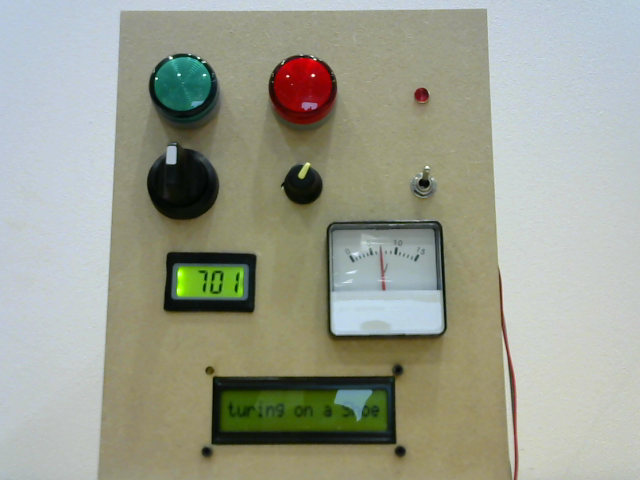
#> input picture B1andB2/newimage.png, 640 x 480 px
$ python -i functions_1.py   (imports and definitions only)
#> lines starting #> are read from the running program, lines starting #| are printed output that depends on the picture
#> further down, picture is the input picture: shape (480, 640, 3); mean B, G, R 144.3, 159.3, 156
#import the libraries
import numpy as np
import matplotlib.pyplot as plt
import cv2

def edge_detection (image):
    # image is cropped grayscale original image
    return cv2.Canny(image,100,200)

def dilate_then_erode (image):
    # image is output of edge_detection
    kernel = np.ones((5,5),np.uint8)

    dilation = cv2.dilate(image,kernel,iterations = 2)
    erode = cv2.erode(dilation,kernel,iterations = 1)
    return erode

def fill (image):
    # image is output of dilate_then_erode
    # (input "image" is white on black so that "erode_inversed" is black on white)
    erode_inversed = cv2.bitwise_not(image)
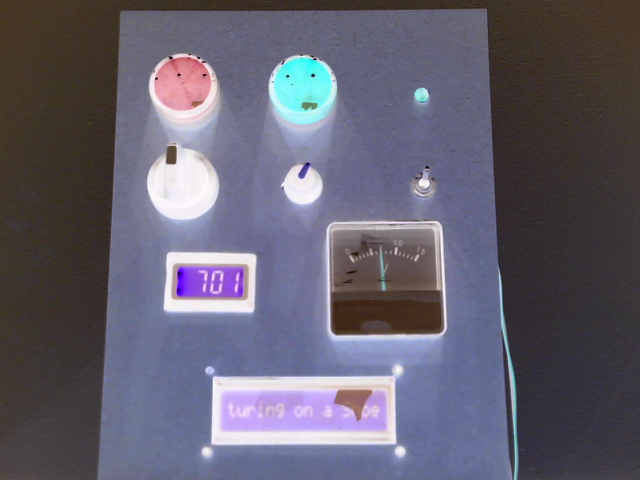
#> erode_inversed: shape (480, 640, 3); mean B, G, R 110.7, 95.7, 99

    # Threshold.
    # Set values equal to or above 220 to 0.
    # Set values below 220 to 255.
    th, im_th = cv2.threshold(erode_inversed, 220, 255, cv2.THRESH_BINARY_INV)
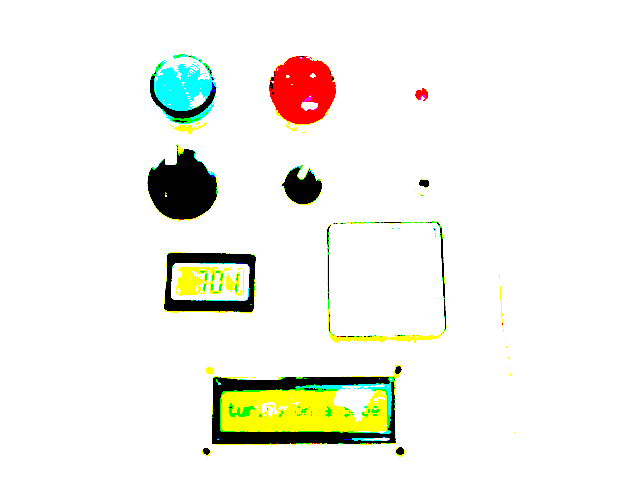
#> im_th: shape (480, 640, 3); mean B, G, R 234.6, 242.3, 241.8

    # Copy the thresholded image.
    im_floodfill = im_th.copy()

    # Mask used to flood filling.
    # Notice the size needs to be 2 pixels than the image.
    h, w = im_th.shape[:2]
#> h = 480; w = 640
    mask = np.zeros((h+2, w+2), np.uint8)

    # Floodfill from point (0, 0)
    cv2.floodFill(im_floodfill, mask, (0,0), 255)
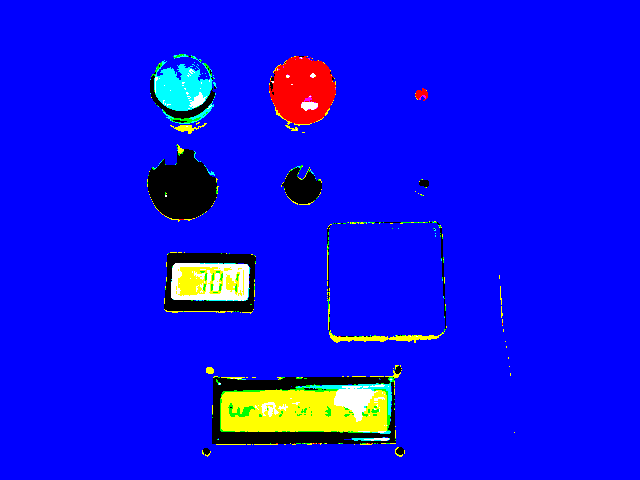
#> im_floodfill: shape (480, 640, 3); mean B, G, R 234.6, 12.8, 12.3

    # Invert floodfilled image
    im_floodfill_inv = cv2.bitwise_not(im_floodfill)
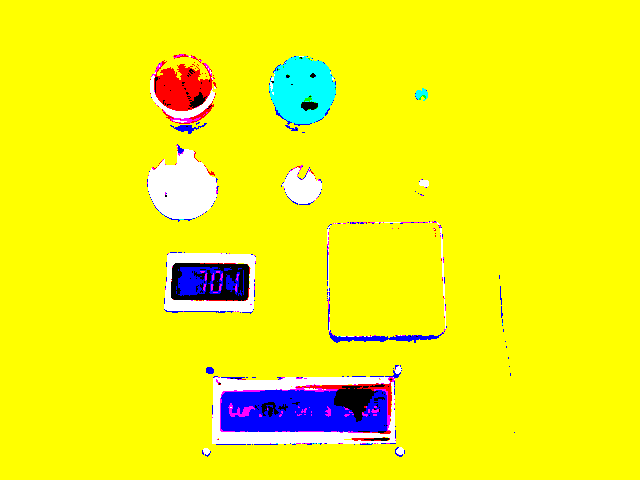
#> im_floodfill_inv: shape (480, 640, 3); mean B, G, R 20.4, 242.2, 242.7

    # Combine the two images to get the foreground.
    im_out = im_th | im_floodfill_inv
#> im_out: shape (480, 640, 3); every value is 255

    # im_out is the filled in white on black image
    return im_out

def create_img_sections (image_detect, image_display):
    # image_detect is the im_out from fill function
    # image_display is the original image in colour

    # convert the grayscale image to binary image
    ret,thresh = cv2.threshold(image_detect,127,255,0)

    # find contours in the binary image
    contours, heirarchy = cv2.findContours(thresh,cv2.RETR_TREE,cv2.CHAIN_APPROX_SIMPLE)
    rectangle_coords = []
    for c in contours:

        # creating adding rectangles
        x,y,w,h = cv2.boundingRect(c)
        if w/h < 0.1 or w/h > 10:
            pass
        else:
            rectangle_coords.append((x, y, w, h))
    return rectangle_coords


>>> import cv2
>>> picture = cv2.imread('../newimage.png')
>>> result = fill(picture)

$ run again, on B1andB2/lobotomy.png
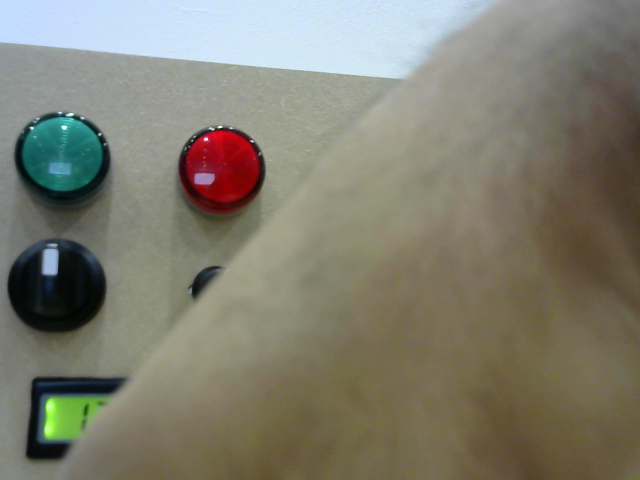
#> input picture B1andB2/lobotomy.png, 640 x 480 px
#> picture is the input picture: shape (480, 640, 3); mean B, G, R 111.8, 125.7, 127.4
#> in fill, `cv2.floodFill(im_floodfill, mask, (0,0), 255)`:
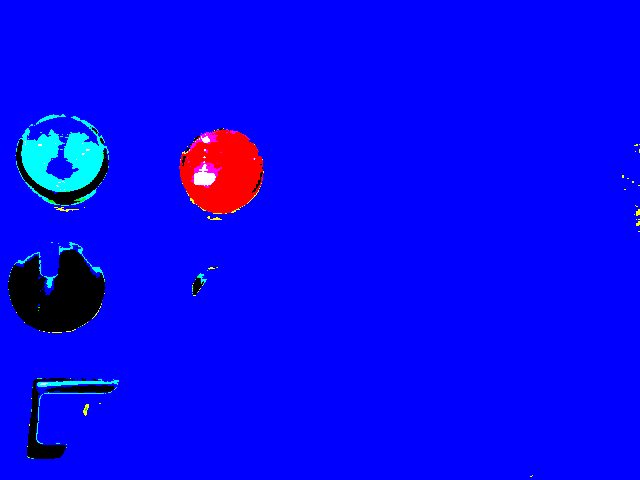
#> im_floodfill: shape (480, 640, 3); mean B, G, R 244, 4.4, 4.8
#> in fill, `im_floodfill_inv = cv2.bitwise_not(im_floodfill)`:
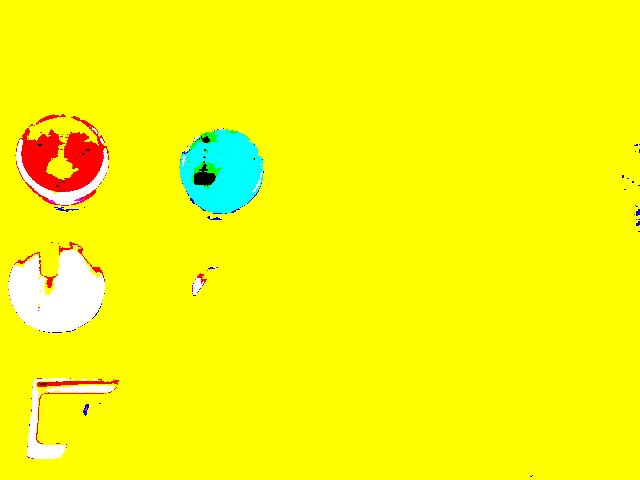
#> im_floodfill_inv: shape (480, 640, 3); mean B, G, R 11, 250.6, 250.2
#> im_out: shape (480, 640, 3); every value is 255

$ run again, on B1andB2/samplepic.png
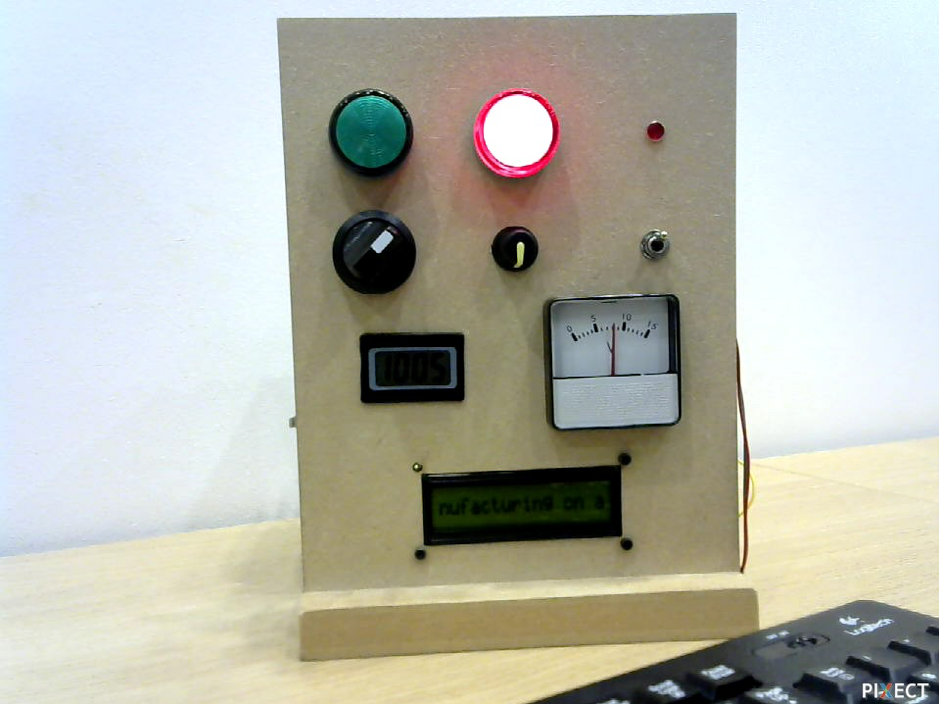
#> input picture B1andB2/samplepic.png, 939 x 704 px
#> picture is the input picture: shape (704, 939, 3); mean B, G, R 172.2, 182.7, 181.4
#> in fill, `cv2.floodFill(im_floodfill, mask, (0,0), 255)`:
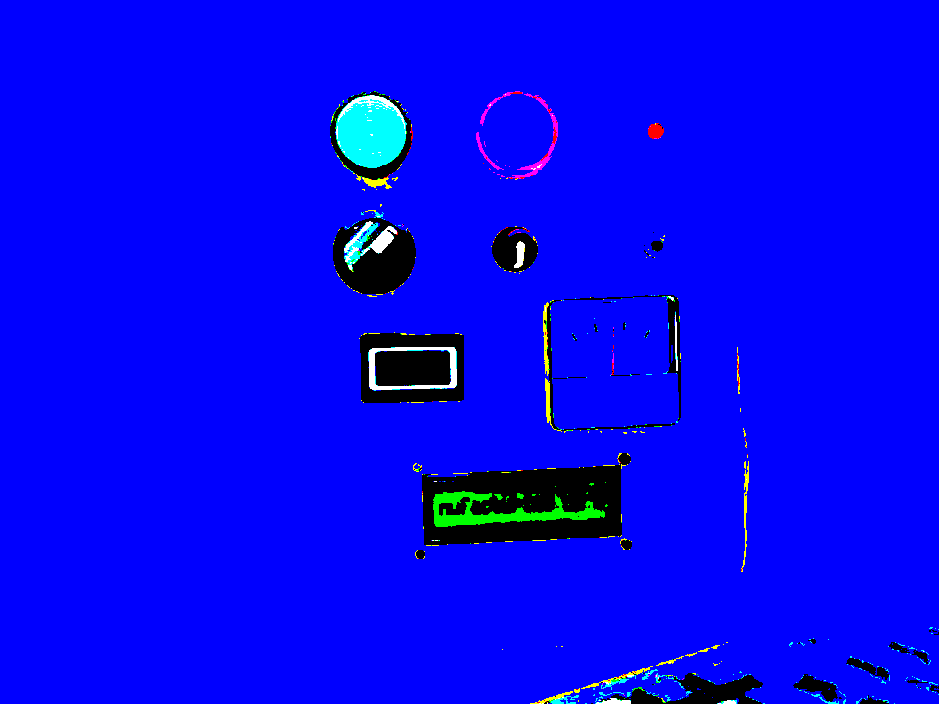
#> im_floodfill: shape (704, 939, 3); mean B, G, R 241.6, 4.8, 2.3
#> in fill, `im_floodfill_inv = cv2.bitwise_not(im_floodfill)`:
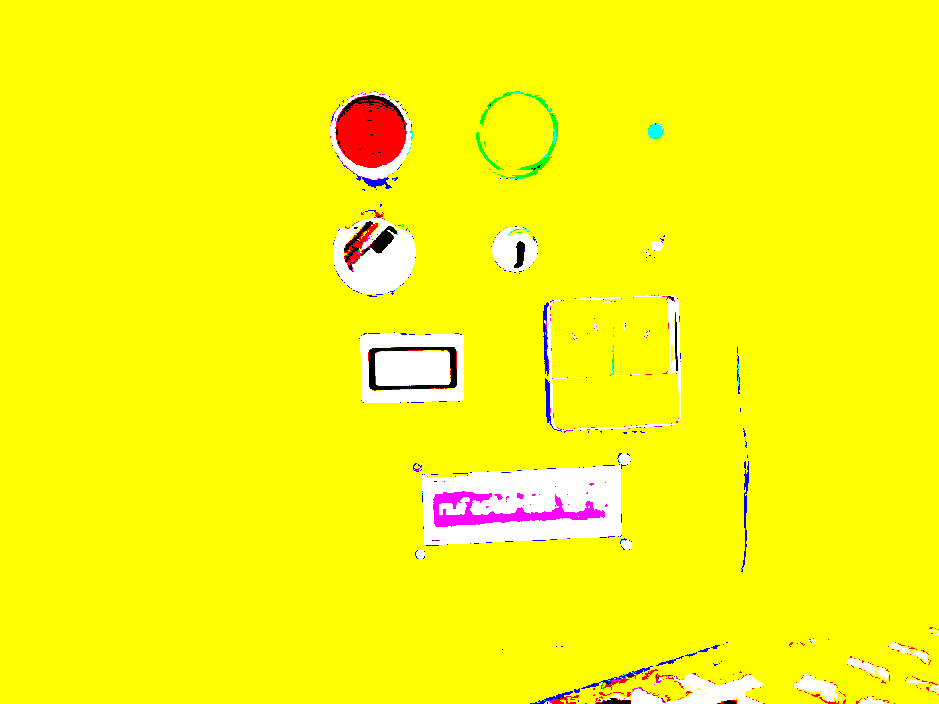
#> im_floodfill_inv: shape (704, 939, 3); mean B, G, R 13.4, 250.2, 252.7
#> im_out: shape (704, 939, 3); every value is 255
